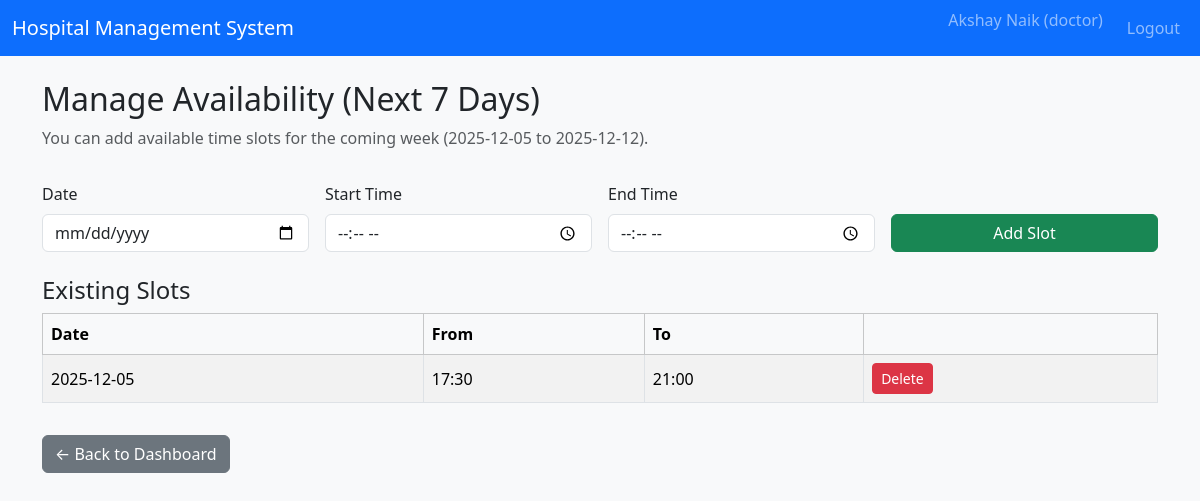
/doctor/availability (signed in), run on the app's committed database.
### tables this page shows
CREATE TABLE doctor_availability (
            id INTEGER PRIMARY KEY AUTOINCREMENT,
            doctor_id INTEGER NOT NULL,
            date TEXT NOT NULL,       -- YYYY-MM-DD
            start_time TEXT NOT NULL, -- HH:MM
            end_time TEXT NOT NULL,   -- HH:MM
            max_appointments INTEGER DEFAULT 10,
            is_available INTEGER NOT NULL DEFAULT 1,
            FOREIGN KEY(doctor_id) REFERENCES doctors(id)
        );

### controllers/routes.py (the view, shortened to what this page needs)
@main_bp.route("/doctor/availability", methods=["GET", "POST"])
@login_required
@role_required("doctor")
def doctor_availability():
    doctor_id = get_current_doctor_id()
    if not doctor_id:
        flash("Doctor profile not found.", "danger")
        return redirect(url_for("main.doctor_dashboard"))
    today = date_cls.today()
    max_day = today + timedelta(days=7)
    conn = get_db_connection()
    cur = conn.cursor()
    cur.execute(
        """
        SELECT * FROM doctor_availability
        WHERE doctor_id = ?
          AND date >= ?
          AND date <= ?
          AND is_available = 1
        ORDER BY date, start_time;
        """,
        (doctor_id, today.isoformat(), max_day.isoformat()),
    )
    slots = cur.fetchall()
    conn.close()
    return render_template("doctor_availability.html", slots=slots, today=today, max_day=max_day)

### controllers/routes.py (called while the page is built)
def login_required(view_func):
    @wraps(view_func)
    def wrapped(*args, **kwargs):
        if "user_id" not in session:
            flash("Please log in to continue.", "warning")
            return redirect(url_for("main.login"))
        return view_func(*args, **kwargs)
    return wrapped

def role_required(role):
    def decorator(view_func):
        @wraps(view_func)
        def wrapped(*args, **kwargs):
            if "user_id" not in session or session.get("role") != role:
                flash("Unauthorized access.", "danger")
                return redirect(url_for("main.login"))
            return view_func(*args, **kwargs)
        return wrapped
    return decorator

def get_current_doctor_id():
    if "user_id" not in session:
        return None
    conn = get_db_connection()
    cur = conn.cursor()
    cur.execute(
        "SELECT d.id FROM doctors d JOIN users u ON d.user_id = u.id WHERE u.id = ?;",
        (session["user_id"],),
    )
    row = cur.fetchone()
    conn.close()
    return row["id"] if row else None

### models/models.py (called while the page is built)
def get_db_connection():
    conn = sqlite3.connect(DB_PATH)
    conn.row_factory = sqlite3.Row
    return conn

### templates/doctor_availability.html (shortened to what this page needs)
{% extends "base.html" %}
{% block content %}
<h2>Manage Availability (Next 7 Days)</h2>
<p class="text-muted">
    You can add available time slots for the coming week ({{ today }} to {{ max_day }}).
</p>
<form method="POST" class="row g-3 mt-1 mb-4">
    <div class="col-md-3">
        <label class="form-label">Date</label>
        <input type="date" class="form-control" name="date" required>
    </div>
    <div class="col-md-3">
        <label class="form-label">Start Time</label>
        <input type="time" class="form-control" name="start_time" required>
    </div>
    <div class="col-md-3">
        <label class="form-label">End Time</label>
        <input type="time" class="form-control" name="end_time" required>
    </div>
    <div class="col-md-3 d-flex align-items-end">
        <button type="submit" class="btn btn-success w-100">Add Slot</button>
    </div>
</form>
<h4>Existing Slots</h4>
<table class="table table-striped table-bordered align-middle mt-2">
    <thead class="table-light">
        <tr>
            <th>Date</th>
            <th>From</th>
            <th>To</th>
            <th></th>
        </tr>
    </thead>
    <tbody>
    {% if slots %}
        {% for s in slots %}
        <tr>
            <td>{{ s['date'] }}</td>
            <td>{{ s['start_time'] }}</td>
            <td>{{ s['end_time'] }}</td>
            <td>
                <a
                    href="{{ url_for('main.doctor_delete_availability', slot_id=s['id']) }}"
                    class="btn btn-sm btn-danger"
                >
                    Delete
                </a>
            </td>
        </tr>
        {% endfor %}
    {% else %}
        <tr>
            <td colspan="4" class="text-center">No availability slots defined.</td>
        </tr>
    {% endif %}
    </tbody>
</table>
<a href="{{ url_for('main.doctor_dashboard') }}" class="btn btn-secondary mt-3">
    ← Back to Dashboard
</a>
{% endblock %}

### data on the page
doctor_availability: date "2025-12-05", start_time "17:30", end_time "21:00"

### other printed values
{{ session.get('full_name', '') }} "Akshay Naik"
{{ session.get('role', '') }} "doctor"
